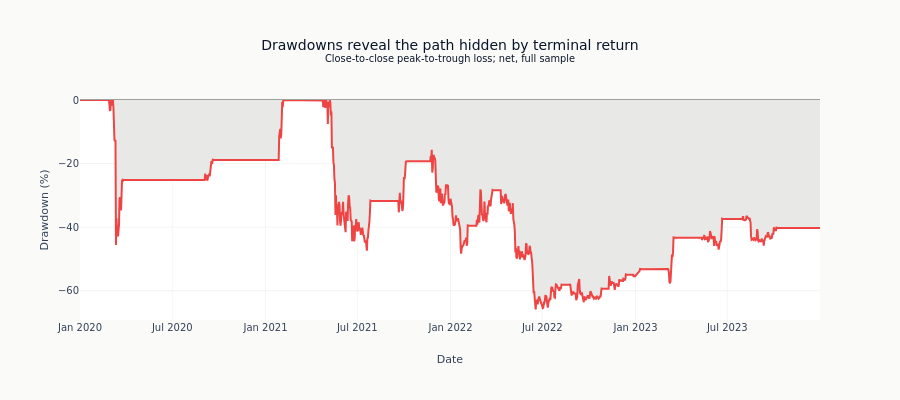

Notebook code for this chart:
### Code cell
drawdown_pct = ec.drawdown_series() * 100
drawdown_floor = min(float(drawdown_pct.min()) * 1.05, -1.0)
fig_dd = go.Figure(
    go.Scatter(
        x=ec.timestamps,
        y=drawdown_pct,
        name="Drawdown",
        fill="tozeroy",
        fillcolor=COLORS["silver_muted"],
        line=dict(color=COLORS["negative"]),
    )
)
fig_dd.update_layout(
    title=(
        "Drawdowns reveal the path hidden by terminal return"
        "<br><sup>Close-to-close peak-to-trough loss; net, full sample</sup>"
    ),
    xaxis_title="Date",
    yaxis_title="Drawdown (%)",
    yaxis_range=[drawdown_floor, 0],
    height=400,
    hovermode="x unified",
)
fig_dd.show()

### Figure 1 — Plotly figure (JSON) as saved in the notebook; plotly's stock layout.template omitted (floating-point values rounded to 4 significant figures; data arrays with more than 128 entries replaced by an {"elided": "..."} marker saying what was removed)
{"data": [{"fill": "tozeroy", "fillcolor": "#e8e8e6", "line": {"color": "#ef4444"}, "name": "Drawdown", "type": "scatter", "x": {"elided": "1461 str values"}, "y": {"elided": "1461 float values"}}], "layout": {"height": 400, "hovermode": "x unified", "title": {"text": "Drawdowns reveal the path hidden by terminal return<br><sup>Close-to-close peak-to-trough loss; net, full sample</sup>"}, "xaxis": {"title": {"text": "Date"}}, "yaxis": {"range": [-69.21, 0], "title": {"text": "Drawdown (%)"}}}}
